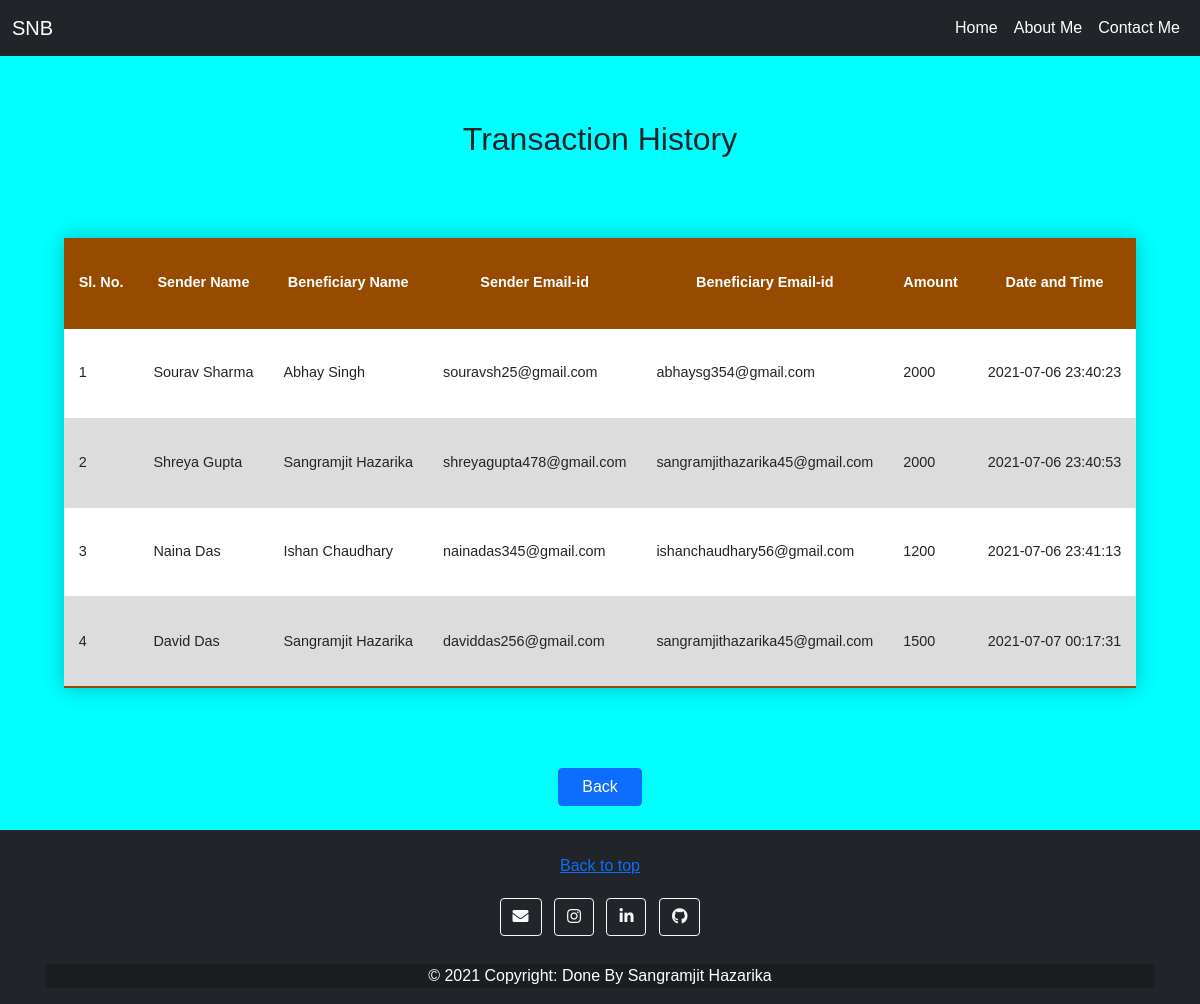
The app's page /tr_history.php with its own data.
### tables this page shows
CREATE TABLE `transaction_history` (
  `Sl.No.` int(11) NOT NULL,
  `sender_name` varchar(255) NOT NULL,
  `receiver_name` varchar(255) NOT NULL,
  `sender_email` varchar(255) NOT NULL,
  `receiver_email` varchar(255) NOT NULL,
  `Amount` int(10) NOT NULL,
  `Date_and_time` datetime NOT NULL
);

### tr_history.php (the view, shortened to what this page needs)
<!DOCTYPE html>
<html lang="en">
<head>
    <link href="https://cdn.jsdelivr.net/npm/bootstrap@5.0.2/dist/css/bootstrap.min.css" rel="stylesheet">
    <link rel="stylesheet" href="https://use.fontawesome.com/releases/v5.13.0/css/all.css">
</head>
    <body>
    <header>
            <nav class="navbar navbar-expand-md navbar-dark fixed-top bg-dark">
              <div class="container-fluid">
                <a class="navbar-brand" href="#">SNB</a>
                <div class="collapse navbar-collapse" id="navbarCollapse">
                  <ul class="navbar-nav ms-auto mb-2 mb-md-0">
                    <li class="nav-item">
                      <a class="nav-link active" href="home.php">Home</a>
                    </li>
                    <li class="nav-item">
                        <a class="nav-link active" href="About.php" >About Me</a>
                      </li>
                    <li class="nav-item">
                        <a class="nav-link active" href="#contactMe">Contact Me</a>
                      </li>
                  </ul>
                </div>
              </div>
            </nav>
          </header>
        <br><br><br><br>
        <br>
        <h2 style="margin: 10; text-align: center;"> Transaction History </h2>
        <div id="main">
        <?php
        include('connection.php');
        $sql = "SELECT * FROM transaction_history";
        $query = mysqli_query($dbcon, $sql);
        if(mysqli_num_rows($query)==0) {
            echo("Sorry, the database is empty!!!");
        }
        else {
        ?>
            <table >
            <tr>
            <th>Sl. No.</th>
            <th>Sender Name</th>
            <th>Beneficiary Name</th>
            <th>Sender Email-id</th>
            <th>Beneficiary Email-id</th>
            <th>Amount</th>
            <th>Date and Time</th>
            </tr>
            <tbody>
        <?php
            while($row = mysqli_fetch_array($query)) {
        ?>
                <tr>
                <td><?php echo $row['Sl.No.']; ?></td>
                <td><?php echo $row['sender_name']; ?></td>
                <td><?php echo $row['receiver_name']; ?></td>
                <td><?php echo $row['sender_email']; ?></td>
                <td><?php echo $row['receiver_email']; ?></td>
                <td><?php echo $row['Amount']; ?></td>
                <td><?php echo $row['Date_and_time']; ?></td>
                </tr>
        <?php } ?>
            </tbody>
            </table>
            <div class="col-md-12 text-center">
                <a href = "home.php"><button type="button" class="btn btn-primary" style="width: 7%">Back</button></a>
            </div>
            <br>
        <?php } ?>
            </div>
          <footer class="bg-dark text-center text-white" id="contactMe">
              <br>
          <a href="#" class="o-scroll-up static" title="back to top">
            <span class="o-scroll-up-text">Back to top</span>
          </a>
            <div class="container p-3">
              <section class="mb-4">
                <a class="btn btn-outline-light btn-floating m-1" href="mailto: sangramjithazarika123@gmail.com" role="button"><i class="fas fa-envelope"></i></a>
                <a class="btn btn-outline-light btn-floating m-1" href="https://www.instagram.com/hazarika_sangram.243/" role="button"><i class="fab fa-instagram"></i></a>
                <a class="btn btn-outline-light btn-floating m-1" href="https://www.linkedin.com/in/sangramjit-hazarika-148666193/" role="button"><i class="fab fa-linkedin-in"></i></a>
                <a class="btn btn-outline-light btn-floating m-1" href="https://github.com/SangramjitHazarika/BankWebsite.git" role="button"><i class="fab fa-github"></i></a>
              </section>
            <div class="text-center" style="background-color: rgba(0, 0, 0, 0.2);">&copy; 2021 Copyright: Done By Sangramjit Hazarika</div>
            </div>
          </footer>
</body>
</html>

### tr_history.php (style rules this page uses)
body { background-color: #00ffff; font-family: 'Oswald', sans-serif !important; }
table { border-collapse: collapse; margin: 80px 0; font-size: 0.9em; font-family: sans-serif; min-width: 800px; min-height: 450px; margin-left: auto; margin-right: auto; box-shadow: 0 0 20px rgba(0, 0, 0, 0.25); }
th { background-color: #964B00; color: #ffffff; text-align: center; }
th, td { padding: 12px 15px; }
tr { border-bottom: 1px solid #dddddd; }
tr:nth-of-type(even) { background-color: #DCDCDC; }
tr:nth-of-type(odd) { background-color: #FFFFFF; }
tr:last-of-type { border-bottom: 2px solid #964B00; }

### records on screen
transaction_history: No "1", sender_name "Sourav Sharma", receiver_name "Abhay Singh", sender_email "souravsh25@gmail.com", receiver_email "abhaysg354@gmail.com", Amount "2000", Date_and_time "2021-07-06 23:40:23"
transaction_history: No "2", sender_name "Shreya Gupta", receiver_name "Sangramjit Hazarika", sender_email "shreyagupta478@gmail.com", receiver_email "sangramjithazarika45@gmail.com", Amount "2000", Date_and_time "2021-07-06 23:40:53"
transaction_history: No "3", sender_name "Naina Das", receiver_name "Ishan Chaudhary", sender_email "nainadas345@gmail.com", receiver_email "ishanchaudhary56@gmail.com", Amount "1200", Date_and_time "2021-07-06 23:41:13"
transaction_history: No "4", sender_name "David Das", receiver_name "Sangramjit Hazarika", sender_email "daviddas256@gmail.com", receiver_email "sangramjithazarika45@gmail.com", Amount "1500", Date_and_time "2021-07-07 00:17:31"
